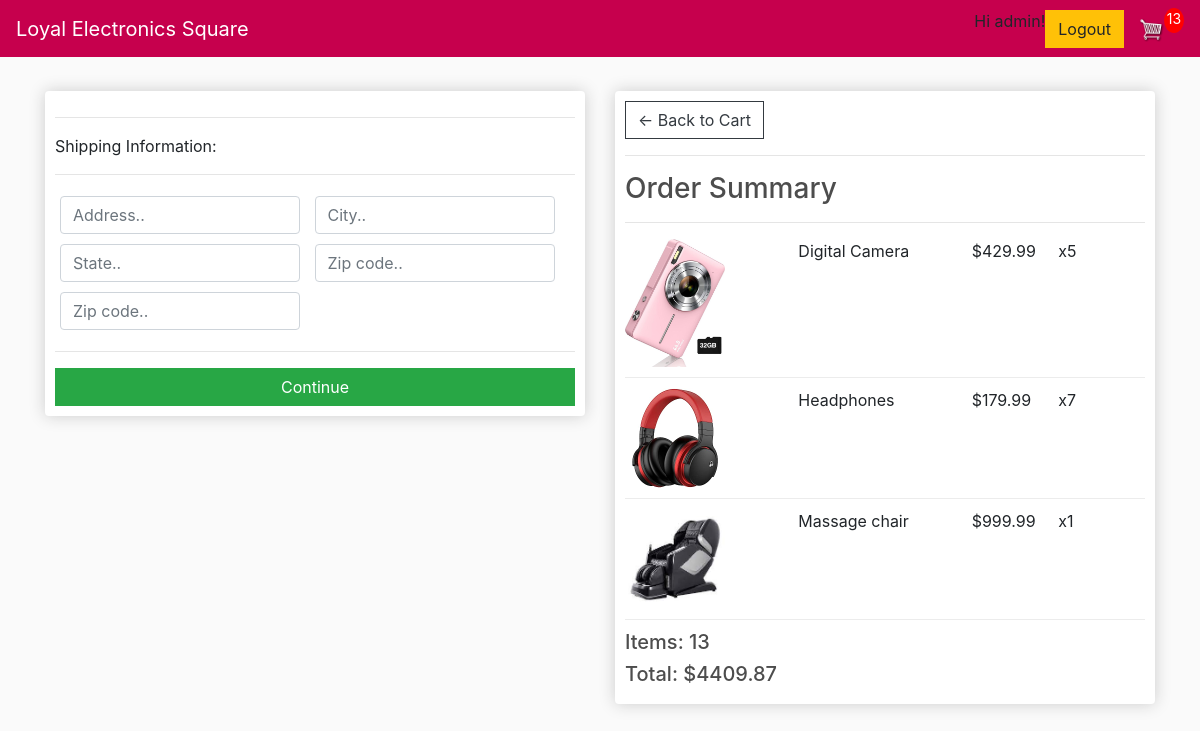
/checkout/ (signed in), run on an earlier commit of the app's database.
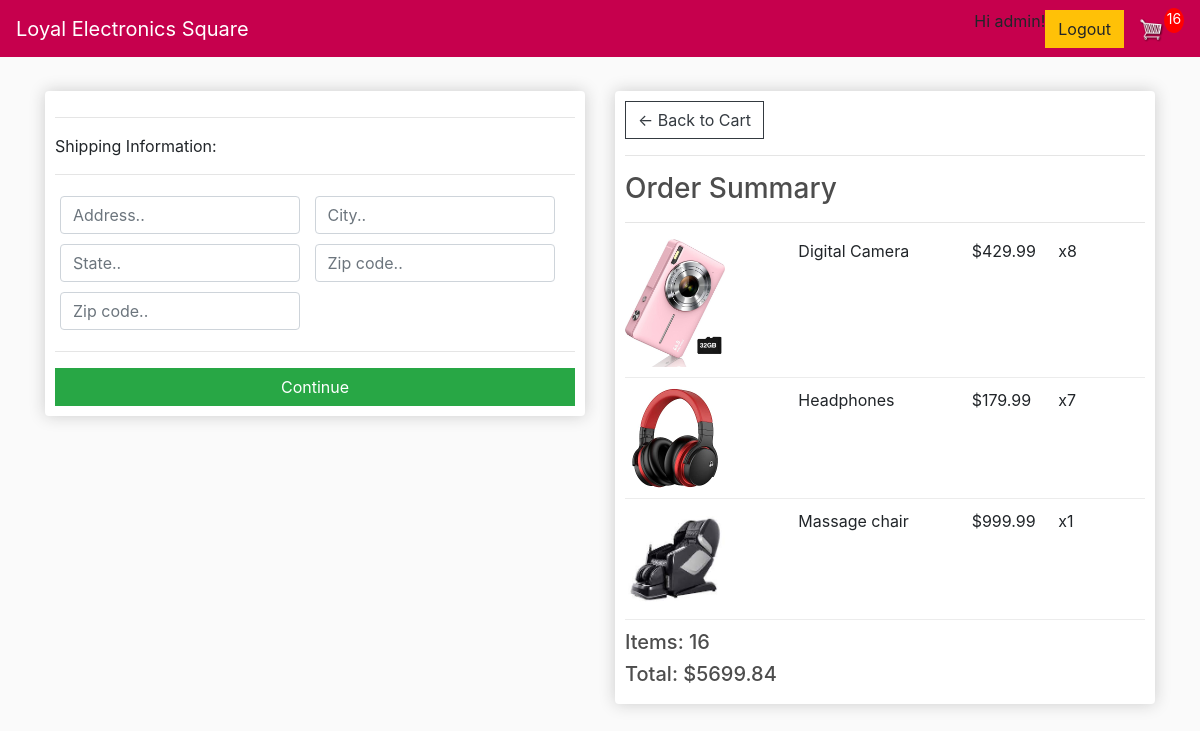
And on a later commit of the database.
### store/models.py (models this page shows, shortened)
class OrderItem(models.Model):
    product = models.ForeignKey(Product, on_delete=models.SET_NULL, null=True)
    order = models.ForeignKey(Order, on_delete=models.SET_NULL, null=True)
    quantity = models.IntegerField(default=0, null=True, blank=True)
    date_added = models.DateTimeField(auto_now_add=True)
    @property
    def get_total(self):
        total = self.product.price * self.quantity
        return total

class Order(models.Model):
    customer = models.ForeignKey(Customer, on_delete=models.SET_NULL, null=True, blank=True)
    date_ordered = models.DateTimeField(auto_now_add=True)
    complete = models.BooleanField(default=False, null=True, blank=False)
    transaction_id = models.CharField(max_length=200, null=True)
    @property
    def shipping(self):
        shipping = False
        orderitems = self.orderitem_set.all()
        for i in orderitems:
            if i.product.digital == False:
                shipping = True
        return shipping
    @property
    def get_cart_total(self):
        orderitems = self.orderitem_set.all()
        total = sum([item.get_total for item in orderitems])
        return total
    @property
    def get_cart_items(self):
        orderitems = self.orderitem_set.all()
        total = sum([item.quantity for item in orderitems])
        return total

class Product(models.Model):
    name = models.CharField(max_length=200, null=True)
    price = models.DecimalField(max_digits=10, decimal_places=2)
    digital = models.BooleanField(default=False, null=True, blank=False)
    image = models.ImageField(null=True, blank=True)
    @property
    def imageURL(self):
        try:
            url = self.image.url
        except:
            url = ''
        return url

### store/views.py (the view)
# urls.py: path('checkout/', views.checkout, name="checkout"),
def checkout(request):
     if request.user.is_authenticated:
           customer = request.user.customer
           order, created = Order.objects.get_or_create(customer=customer, complete=False)
           items = order.orderitem_set.all()
           cartItems = order.get_cart_items
     else:
          items = []
          order = {'get_cart_total':0, 'get_cart_items':0, 'shipping':False}
          cartItems = order['get_cart_items']
     context = {'items':items, 'order':order, 'cartItems':cartItems}
     return render(request, 'store/checkout.html', context)

### store/templates/store/Checkout.html (shortened to what this page needs)
{% extends 'store/main.html' %}
{% load static %}
{% block content %}
     <div class="row">
		<div class="col-lg-6">
			<div class="box-element" id="form-wrapper">
				<form id="form">
					<div id="shipping-info">
						<hr>
						<p>Shipping Information:</p>
						<hr>
						<div class="form-field">
							<input class="form-control" type="text" name="address" placeholder="Address..">
						</div>
						<div class="form-field">
							<input class="form-control" type="text" name="city" placeholder="City..">
						</div>
						<div class="form-field">
							<input class="form-control" type="text" name="state" placeholder="State..">
						</div>
						<div class="form-field">
							<input class="form-control" type="text" name="zipcode" placeholder="Zip code..">
						</div>
						<div class="form-field">
							<input class="form-control" type="text" name="country" placeholder="Zip code..">
						</div>
					</div>
					<hr>
					<input id="form-button" class="btn btn-success btn-block" type="submit" value="Continue">
				</form>
			</div>
			<br>
		</div>
		<div class="col-lg-6">
			<div class="box-element">
				<a  class="btn btn-outline-dark" href="{% url 'cart' %}">&#x2190; Back to Cart</a>
				<hr>
				<h3>Order Summary</h3>
				<hr>
				{% for item in items %}
				<div class="cart-row">
					<div style="flex:2"><img class="row-image" src="{{item.product.imageURL}}"></div>
					<div style="flex:2"><p>{{item.product.name}}</p></div>
					<div style="flex:1"><p>${{item.product.price|floatformat:2}}</p></div>
					<div style="flex:1"><p>x{{item.quantity}}</p></div>
				</div>
				{% endfor %}
				<h5>Items:   {{order.get_cart_items}}</h5>
				<h5>Total:   ${{order.get_cart_total|floatformat:2}}</h5>
			</div>
		</div>
	</div>
{% endblock content %}

### store/templates/store/Main.html (shortened to what this page needs)
<!DOCTYPE html>
{% load static %}
<html>
<head>
	<link rel="stylesheet" href="https://stackpath.bootstrapcdn.com/bootstrap/4.4.1/css/bootstrap.min.css">
	<link rel="stylesheet" type="text/css" href="{% static 'css/main.css' %}">
</head>
<body>
	<nav class="navbar navbar-expand-lg navbar-dark" style="background-color: #c6004d;">
	  <a class="navbar-brand" href="{% url 'store' %}">Loyal Electronics Square</a>
	  <div class="collapse navbar-collapse" id="navbarSupportedContent">
	    <div class="form-inline my-2 my-lg-0">
			{% if user.is_authenticated %}
				<p>Hi {{ user.username }}! </p>
				<form action="{% url 'logout' %}" method="post">
					<button class="btn btn-warning" type="submit">Logout</button>
				</form>
			{% else %}
				<p>You are not logged in. </p>
	     		<p><a href="{% url 'login' %}" class="btn btn-warning">Login</a></p>
	     	{% endif %}
	     	<a href="{% url 'cart' %}">
	    		<img  id="cart-icon" src="{% static 'images/cart.png' %}">
	    	</a>
	    	<p id="cart-total">{{cartItems}}</p>
	    </div>
	  </div>
	</nav>
     <div class="container">
            <br>
            {% block content %}
            {% endblock content %}
         </div>
</body>
</html>

What changed in the data, as far as the page shows it:
changed OrderItem "Digital Camera": quantity "5" → "8"
changed through a linked row, Order: get_cart_items "13" → "16"; get_cart_total "4409.87" → "5699.84"
Also different on the page:
{{ cartItems }}: "13" → "16"
